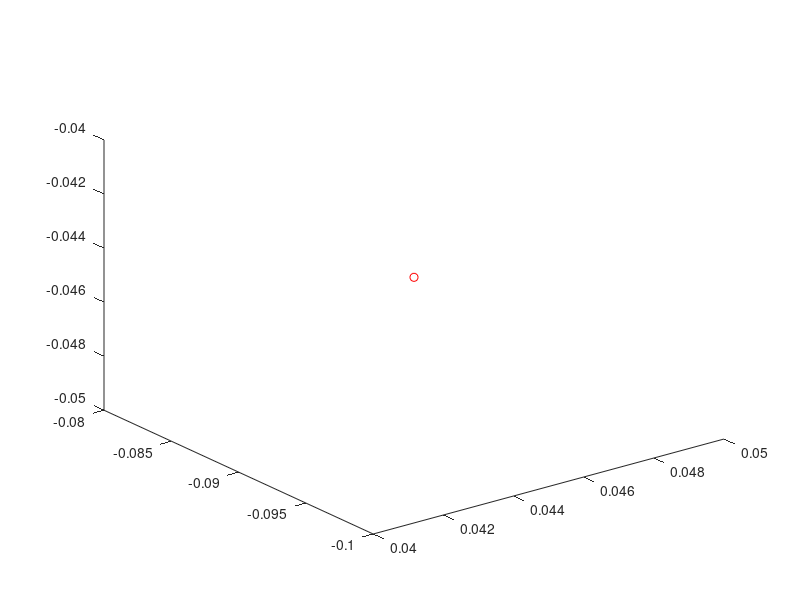

Source code (MATLAB): (Note: this script raises an error after producing the figure.)
%% Inversekinematics_test
clc
clf

hold on
grid on
axis equal

%vf=pi/2;

x_in=0.05;
y_in=-0.06;
z_in=-0.09;

x=x_in;
y=y_in;
z=z_in;

y_0=y;

P=[x z y];

%n=46;
n=100;
i=1;
r=0.05;

if(y > 0)
    display("ERROR! POSITIVE Y-VALUE!")
end

takeStep=1;

k=1;

for i=1:n
    
    if(n > 1 && takeStep)
        k=k+1;
        pause(.01)
        %x=r*cos(pi/20 * k);
        x=x-0.005;
        %z=r*sin(pi/20 * i);
        y=y_0+0.05*sin(pi*k/20);
    end
    
    if(n > 1 && ~takeStep)
        k=k+1;
        pause(.01)
        x=x+0.005;
        %z=r*sin(pi/20 * i);
    end
    
    if(k > 18)
        takeStep=~takeStep;
        k=1;
    end
    
    clf
    L1=0.1;
    L2=0.1;
    
    plot3(x,z,y,'or')

    coxa=0.02;
    
%     x_p=z*cos(vf);
%     z_p=z*sin(vf);
%     
%     x=z+x_p;
%     z=z+z_p;

    L=sqrt(x^2+z^2);
    HF=sqrt((L-coxa)^2+y^2);
    A1=atan((L-coxa)/-y);
    %A1=pi/2-A1;
    %A1=A1-pi/2;
    %A1=-A1;
    
    A2=acos((L2^2-L1^2-HF^2)/(-2*L1*HF));
    %A2=pi/2-A2;
    %A2=-A2; % Denna tillsammans med "A1=pi/2-A1" fick det att fungera för z=0
    
    B1=acos((HF^2-L1^2-L2^2)/(-2*L1*L2));
    %B1=pi/2-A2;
    
    v1=-(pi/2-A1-A2);
    %v1=A1+A2-pi/2;
    B2=pi-v1-B1;
    v2=pi/2-B1;
    v0=atan2(z,x);

    P_0=[0,0,0];

    x0=cos(v0)*coxa;
    y0=0;
    z0=sin(v0)*coxa;
    P0=[x0,z0,y0];
    
    x1=cos(v0)*(coxa+L1*cos(v1));
    y1=sin(v1)*L1;
    z1=sin(v0)*(coxa+L1*cos(v1));

    P1=[x1,z1,y1];
    
    x2=x1+cos(v0)*L2*cos(B2);
    y2=y1-L2*sin(B2);
    %z2=z1+cos(v0)*sin(v0)*L2*cos(B2);
    z2=z1+sin(v0)*L2*cos(B2);

    P2=[x2 z2 y2];
    
    pts=[P0;P1;P2];
    pts2=[P_0;P0];

    xline(0)
    yline(0)

    line(pts2(:,1),pts2(:,2))
    line(pts(:,1),pts(:,2),pts(:,3))

    xlabel('x')
    ylabel('z')
    zlabel('y')

    view(3)
    
    xlim([-0.1 0.1])
    ylim([-0.2 0.1])
    zlim([-0.2 0.1])
    
end

display("L1 = "+norm(P1-P0))
display("L2 = "+norm(P2-P1))

display("HF = "+norm(P2-P0)+", ALSO: HF = "+HF)
display("0 to P2: "+norm(P-P0))

if(norm(P1-P0) ~= L1 || norm(P2-P1) ~= L2)
    display("Impossible!")
else
    display("GÜDD! L1 = L1, L2 = L2")
end

subspace(P2',P')*180/pi
subspace(P2',P')*180/pi

legend({"A1 ="+A1*180/pi,"A2 ="+A2*180/pi,"B1 ="+B1*180/pi,"B2 ="+B2*180/pi,"v1 ="+v1*180/pi,"v2 ="+v2*180/pi},'Location','southeast')

